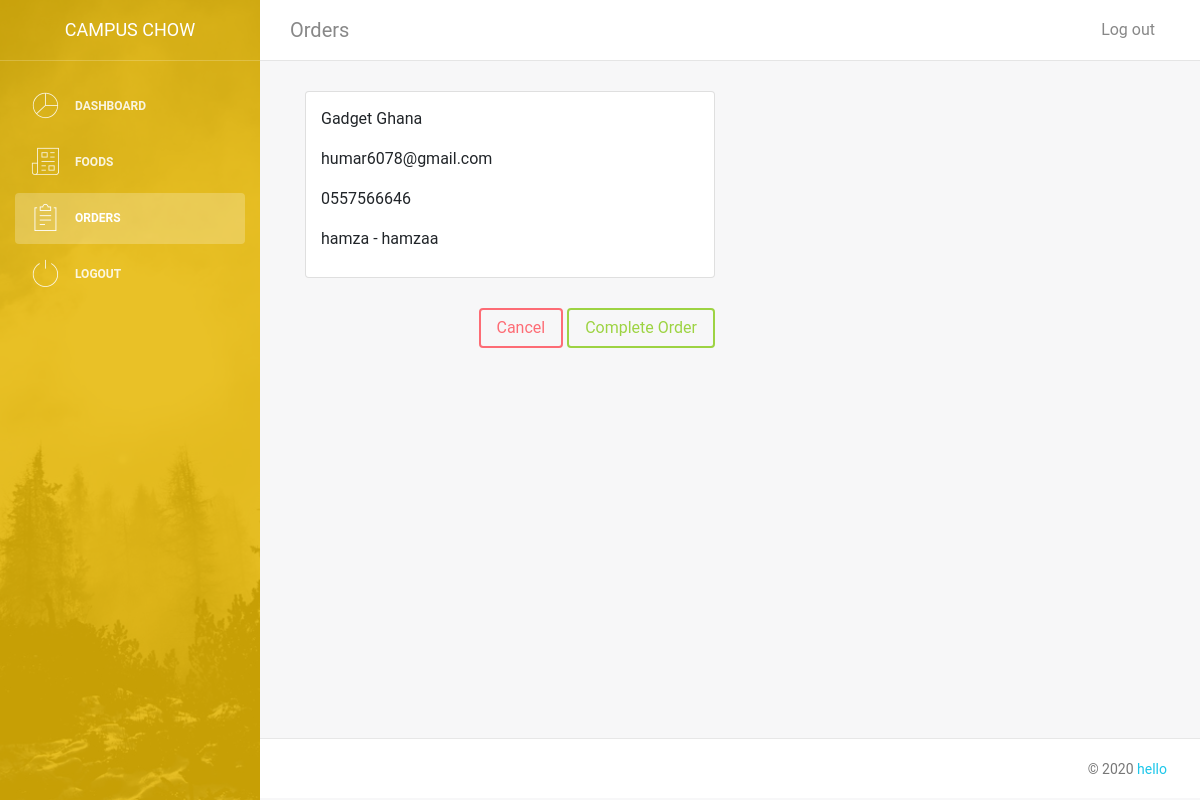
Page /managers/orders_main.php?txn_id=2 (signed in) on the committed database.
### tables this page shows
CREATE TABLE `transactions` (
  `id` int(11) NOT NULL,
  `cart_id` int(11) NOT NULL,
  `full_name` varchar(200) NOT NULL,
  `email` varchar(250) NOT NULL,
  `phone` int(10) NOT NULL,
  `hostel` varchar(250) NOT NULL,
  `description` text NOT NULL,
  `grand_total` decimal(10,2) NOT NULL,
  `txn_date` timestamp NOT NULL DEFAULT CURRENT_TIMESTAMP ON UPDATE CURRENT_TIMESTAMP,
  `delivered_date` timestamp NOT NULL DEFAULT '0000-00-00 00:00:00',
  `status` tinyint(4) NOT NULL DEFAULT '0'
);

### db.php (called while the page is built, shortened)
<?php
	$con = mysqli_connect('localhost','root','','campus_chow') or die(mysqli_error($conn));
	function sanitize($dirty){
		return htmlentities($dirty,ENT_QUOTES, "UTF-8");
	}
	if(isset($_SESSION['id'])){
		$id = $_SESSION['id'];
		$query= $con->query("SELECT * FROM rest_admins WHERE id = '$id'");
		$user_data = mysqli_fetch_assoc($query);
		$user_permission = $user_data['permission'];
	}
?>

### managers/orders_main.php (the view, shortened to what this page needs)
<?php
    require '../db.php';
    include 'includes/head.php';
    include 'includes/sidebar.php';
    include 'includes/navbar.php';
if($user_permission == 1){
    if(isset($_GET['complete']) && $_GET['complete'] == 1){
        $cart_id = sanitize((int)$_GET['cart_id']);
        $con->query("UPDATE transactions SET status = 1 WHERE cart_id = '{$cart_id}'");
        $_SESSION['success_flash'] = 'The Order Has Been Completed';
        echo "<script>window.location = 'orders.php';</script>";
    }
    if(isset($_GET['txn_id'])){
        $cart_id = sanitize((int)$_GET['txn_id']);
        $sql = $con->query("SELECT * FROM send WHERE cart_id = '$cart_id' AND seen = 0");
 ?>
    <div class="content">
        <div class="container-fluid">
            <div class="row">
                <div class="col-md-12">
                    <div class="card">
                        <div class="card-header ">
                            <h4 class="card-title"></h4>
                        </div>
                        <div class="card-body table-full-width table-responsive">
                            <table class="table table-hover table-striped">
                                <thead>
                                    <th>No.</th>
                                    <th>Food Name</th>
                                    <th>Quantity</th>
                                    <th></th>
                                </thead>
                                <tbody>
                                    <?php
                                    $no = 1;
                                    while($sendROW = mysqli_fetch_assoc($sql)){
                                        $txnQuery = $con->query("SELECT * FROM transactions WHERE cart_id = '{$cart_id}'");
                                        $txn = mysqli_fetch_assoc($txnQuery);
                                        $p_id = $sendROW['product_id'];
                                        $cartQ = $con->query("SELECT * FROM cart WHERE id = '{$cart_id}'");
                                        $cart = mysqli_fetch_assoc($cartQ);
                                        $items = json_decode($cart['items'],true);
                                        $products = array();
                                        $ids = $sendROW['product_id'];
                                        $productQ = $con->query("
                                            SELECT * FROM rest_foods WHERE id IN ({$ids}) ");
                                        while($p = mysqli_fetch_assoc($productQ)){
                                            foreach ($items as $item) {
                                                if($item['id'] == $p['id']){
                                                    $x = $item;
                                                    continue;
                                                }
                                            }
                                            $products[] = array_merge($x,$p);
                                        }
                                  foreach ($products as $row){ ?>
                                    <tr>
                                        <td><?=$no;?></td>
                                        <td><?=$row['name'];?></td>
                                        <td><?=$row['quantity'];?></td>
                                        <th><a href="orders_main.php?send=<?=$row['id'];?>&cart_id=<?=$cart_id;?>" class="btn btn-info btn-sm">send</a></th>
                                    </tr>
                                <?php
                                $no++;
                            }
                        }
                        ?>
                                </tbody>
                            </table>
                        </div>
                    </div>
                </div>
            </div>
            <div class="row">
                <div class="col-md-12">
                    <div class="pull-right">
                            <a href="orders.php" class="btn  btn-danger">Cancel</a>
                            <a href="orders_main.php?complete=1&cart_id=<?=$cart_id;?>"  class="btn btn-success" >Complete Order</a>
                    </div>
                </div>
            </div>
        </div>
    </div>
<?php }
    if(isset($_GET['send']) && isset($_GET['cart_id'])){
        $_id = sanitize((int)$_GET['send']);
        $cart_id = sanitize((int)$_GET['cart_id']);
        $con->query("UPDATE send SET seen = 1 WHERE product_id = '$_id' AND cart_id = '$cart_id'");
        echo "<script>window.location = 'orders.php';</script>";
    }
}else{
    if(isset($_GET['txn_id'])){
        $txn_id = sanitize((int)$_GET['txn_id']);
        $food_id = sanitize((int)$_GET['complete']);
        $txnQuery = $con->query("SELECT * FROM transactions WHERE id = '{$txn_id}'");
        $txn = mysqli_fetch_assoc($txnQuery);
        ?>
        <div class="content">
        <div class="container-fluid">
<div class="col-md-6">
                    <div class="card ">
                        <div class="card-body ">
                            <address>
                                <p><?=$txn['full_name'];?></p>
                                <p><?=$txn['email'];?></p>
                                <p>0<?=$txn['phone'];?></p>
                                <p><?=$txn['hostel'];?></p>
                            </address>
                        </div>
                    </div>
                </div>
                 <div class="col-md-6">
                    <div class="pull-right">
                            <a href="orders.php" class="btn  btn-danger">Cancel</a>
                            <a href="orders_main.php?complete=<?=$food_id;?>&cart_id=<?=$txn['cart_id'];?>"  class="btn btn-success" >Complete Order</a>
                    </div>
                </div>
            </div>
        </div>
        <?php
    }
}
include 'includes/footer.php'; ?>
</body>
</html>

### rows in the picture
transactions: full_name "Gadget Ghana", email "humar6078@gmail.com", phone "557566646", hostel "hamza - hamzaa"
